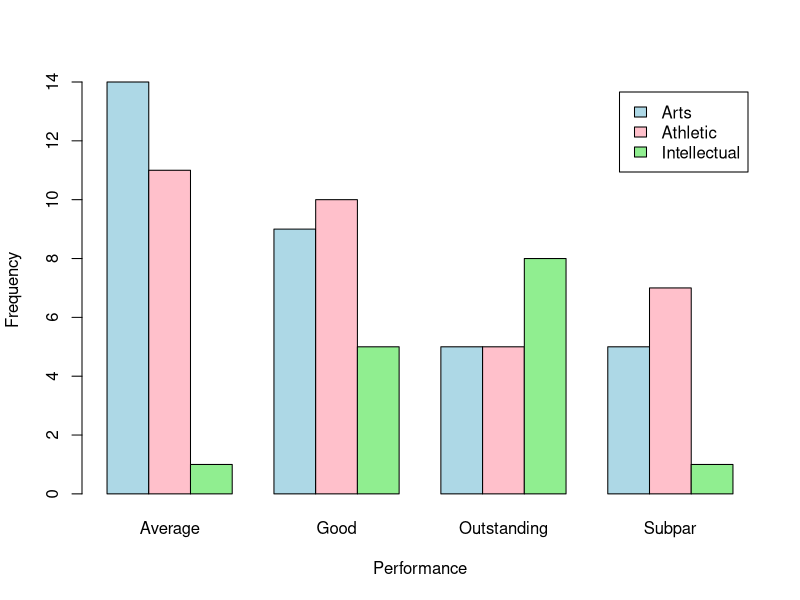
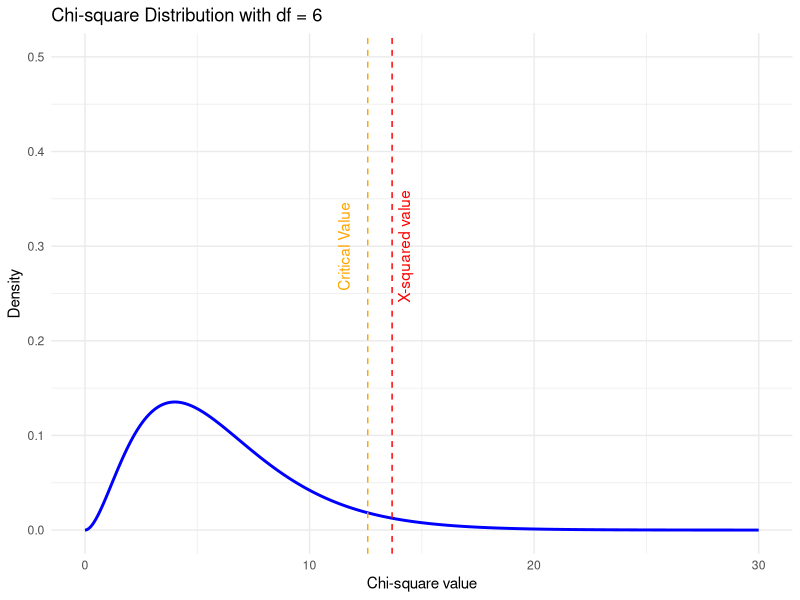
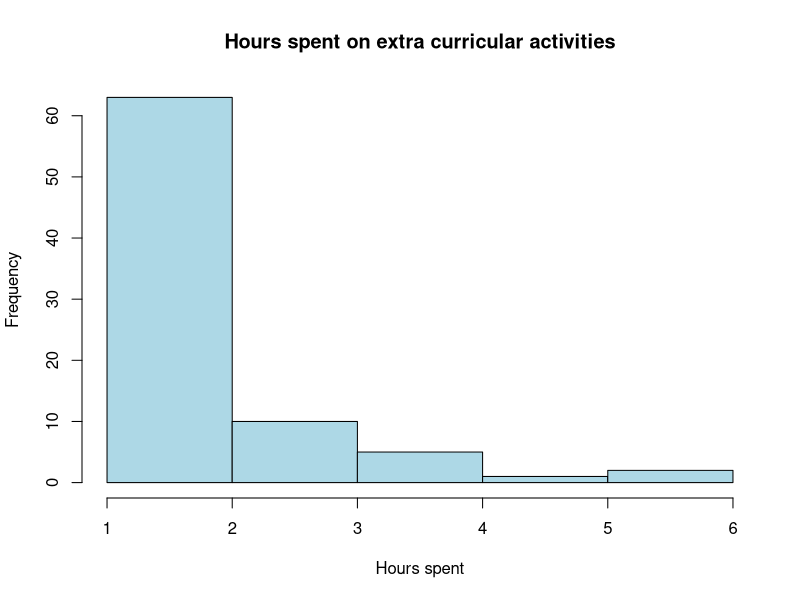
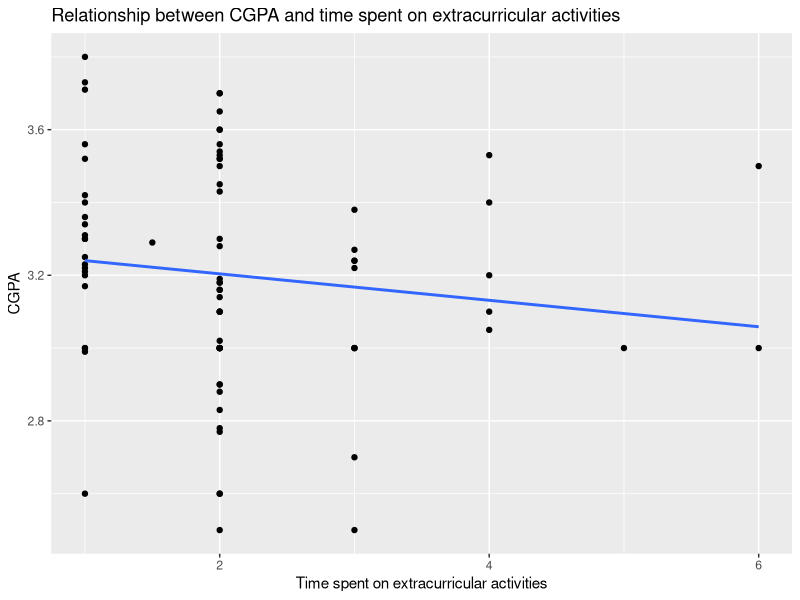
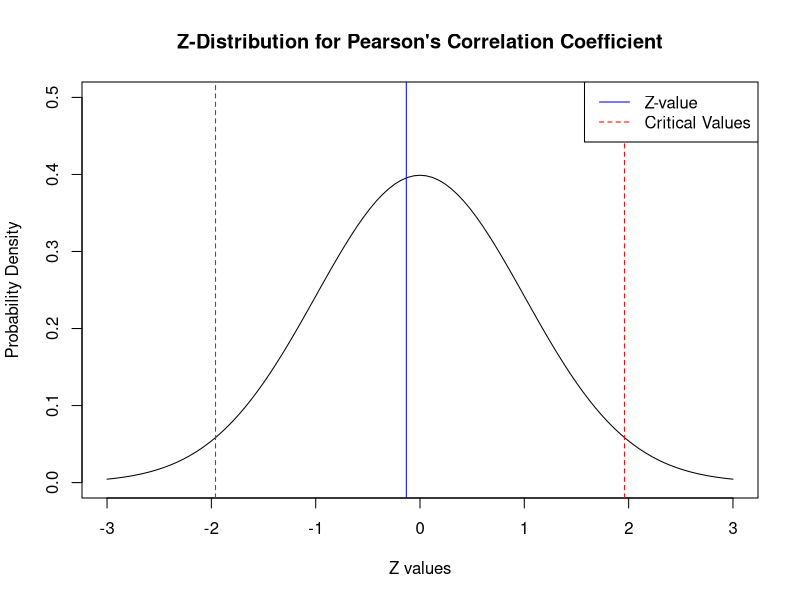

Generate these figures, in order, with R:
getwd()
setwd("F:/USERS/DOWNLOADS")
data=read.csv("Mat502 - Dataset.csv")
data

library(ggplot2)
##########################################################################################################################
#Chi-square test between category of activities and grade relation

x <- seq(0, 30, length.out = 1000)

# Set significance level
alpha <- 0.05

#table 
Chisq_table <- table(data$Type, data$Academic_Performance)
print(Chisq_table)

#chi-square test
chisqTest <- chisq.test(Chisq_table)
print(chisqTest)

#degree of freedom
df <- chisqTest$parameter

critical_value <- qchisq(1 - alpha, df)
cat("Critical value: ",critical_value)

y <- dchisq(x, df)
table <- table(data$Type, data$Academic_Performance)
barplot(table, beside = TRUE, xlab="Performance",ylab="Frequency", legend.text = TRUE, col = c("lightblue", "pink", "lightgreen"))

#chi-square Distribution
ggplot(data.frame(x, y), aes(x = x, y = y)) +
  geom_line(size = 1, color = "blue") +
  scale_x_continuous(limits = c(0, 30)) +
  scale_y_continuous(limits = c(0, 0.5)) +
  geom_vline(xintercept = critical_value, linetype = "dashed", color = "orange") +
  geom_vline(xintercept = chisqTest$statistic, linetype = "dashed", color = "red") +
  labs(x = "Chi-square value", y = "Density", title = paste0("Chi-square Distribution with df = ", df)) +
  theme_minimal()+
  theme(legend.position = "top") +
  annotate("text", x = critical_value, y = 0.3, angle = 90, label = "Critical Value", vjust = -1.5, color = "orange") +
  annotate("text", x = chisqTest$statistic, y = 0.3,angle = 90, label = "X-squared value", vjust = 1.5, color = "red")

######################################################################################################################################################################################

# Z-test between CGPA and Hours spent on extra curricular activities

CGPA<- data$CGPA
hours_spent <- data$Hours

#histogram 
hours_hist <- hist(hours_spent,main="Hours spent on extra curricular activities", xlab = "Hours spent", ylab = "Frequency", breaks = 5,col="lightblue")
print(hours_hist$counts)

# Fit a linear regression line
fit <- lm(CGPA ~ `Hours`, data)

# Plot the data points and regression line
ggplot(data, aes(x=`Hours`, y=CGPA)) +
  geom_point() +
  geom_smooth(method="lm", se=FALSE) +
  xlab("Time spent on extracurricular activities") +
  ylab("CGPA") +
  ggtitle("Relationship between CGPA and time spent on extracurricular activities")

# Calculate Pearson correlation coefficient and p-value
cor_res <- cor.test(data$CGPA, data$Hours)
r <- cor_res$estimate
p_value <- cor_res$p.value

# Calculate z-statistic and critical value
z <- 0.5 * log((1+r)/(1-r))
critical_value <- qnorm(1 - alpha/2)


# Test the null hypothesis
if (abs(z) > critical_value) {
  print("Reject null hypothesis")
} else {
  print("Accept null hypothesis")
  print(paste("P-value: ", p_value))
}

cat("z-Critical value: ",critical_value,"\n")
cat("z-Statistic value: ",z)

curve(dnorm(x, mean = 0, sd = 1), xlim = c(-3, 3), ylim = c(0, 0.5), xlab = "Z values", ylab = "Probability Density", main = "Z-Distribution for Pearson's Correlation Coefficient")
abline(v = c(-critical_value, critical_value), lty = 2, col = "red")
abline(v = z, lty = 1, col = "blue")
legend("topright", legend = c("Z-value", "Critical Values"), lty = c(1, 2), col = c("blue", "red"))

#########################################################################################################################

